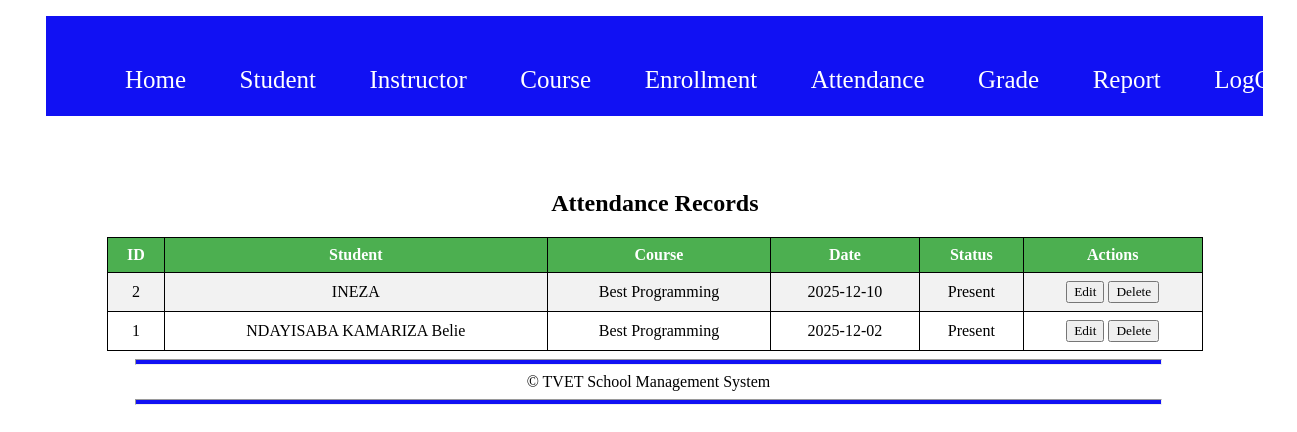
/VAttendance.php (signed in), run on the app's committed database.
### tables this page shows
CREATE TABLE `attendance` (
  `Attendance_Id` int(11) NOT NULL,
  `Student_Id` varchar(10) NOT NULL,
  `Course_Id` varchar(10) NOT NULL,
  `Session_Date` date NOT NULL,
  `Status` varchar(10) NOT NULL,
  `Timestamp` timestamp NOT NULL DEFAULT current_timestamp() ON UPDATE current_timestamp()
);

CREATE TABLE `student` (
  `Student_Id` varchar(10) NOT NULL,
  `Full_Name` varchar(200) NOT NULL,
  `Gender` varchar(15) NOT NULL,
  `Email` varchar(100) NOT NULL,
  `Phone` varchar(15) NOT NULL,
  `Enrollment_Date` date NOT NULL,
  `Status` varchar(15) NOT NULL
);

CREATE TABLE `course` (
  `Course_Id` varchar(10) NOT NULL,
  `Instructor_Id` varchar(10) NOT NULL,
  `Title` varchar(100) NOT NULL,
  `Description` varchar(300) NOT NULL,
  `Duration` int(11) NOT NULL,
  `Start_Date` date NOT NULL
);

### VAttendance.php (the view, shortened to what this page needs)
<?php
require 'db.php';
$message = "";
$result = false;
if (!isset($conn) || !$conn || $conn->connect_error) {
    $message = "Database connection failed: " . htmlspecialchars($conn->connect_error ?? 'Unknown error');
    error_log("DB Connect Error: " . ($conn->connect_error ?? 'Unknown'));
} else {
    $result = $conn->query("
        SELECT attendance.Attendance_Id, attendance.Student_Id, attendance.Course_Id, attendance.Session_Date, attendance.Status,
               student.Full_Name, course.Title
        FROM `attendance`
        JOIN `student` ON attendance.Student_Id = student.Student_Id
        JOIN `course` ON attendance.Course_Id = course.Course_Id
        ORDER BY Session_Date DESC
    ");
}
?>
<!DOCTYPE html>
<html>
<head>
    <link rel="stylesheet" href="style.css">
</head>
<body>
<div class="header">
    <div class="navbar">
        <ul>
            <li><a href="index.php">Home</a></li>
            <li><a href="#">Student</a>
            </li>
            <li><a href="#">Instructor</a>
            </li>
            <li><a href="#">Course</a>
            </li>
            <li><a href="#">Enrollment</a>
            </li>
            <li><a href="#">Attendance</a>
            </li>
            <li><a href="#">Grade</a>
            </li>
            <li><a href="#">Report</a>
            </li>
            <li><a href="logout.php">LogOut</a></li>
        </ul>
    </div>
</div>
<div class="content">
    <center><br><br><br>
        <h2>Attendance Records</h2>
        <?php if ($message != ""): ?>
            <p class="error"><?php echo $message;
            $successMsg = $_GET['success'] ?? '';
$errorMsg = $_GET['error'] ?? '';
if ($successMsg) echo "<p class='success'>$successMsg!</p>";
if ($errorMsg) echo "<p class='error'>$errorMsg</p>";
        ?></p>
        <?php elseif ($result && $result->num_rows > 0): ?>
            <table>
                <tr>
                    <th>ID</th>
                    <th>Student</th>
                    <th>Course</th>
                    <th>Date</th>
                    <th>Status</th>
                    <th>Actions</th>
                </tr>
                <?php while ($row = $result->fetch_assoc()): ?>
                    <tr>
                        <td><?php echo htmlspecialchars($row['Attendance_Id']); ?></td>
                        <td><?php echo htmlspecialchars($row['Full_Name']); ?></td>
                        <td><?php echo htmlspecialchars($row['Title']); ?></td>
                        <td><?php echo htmlspecialchars($row['Session_Date']); ?></td>
                        <td><?php echo htmlspecialchars($row['Status']); ?></td>
                        <td>
                            <a href="EditAttendance.php?id=<?php echo urlencode($row['Attendance_Id']); ?>"><button>Edit</button></a>
                            <a href="DeleteAttendance.php?id=<?php echo urlencode($row['Attendance_Id']); ?>" onclick="return confirm('Are you sure?');"><button>Delete</button></a>
                        </td>
                    </tr>
                <?php endwhile; ?>
            </table>
        <?php else: ?>
            <p style="color:red;">No attendance records found.</p>
        <?php endif; ?>
    </center>
</div>
<div class="footer">
    <hr>
    <center>&copy; TVET School Management System</center>
    <hr>
</div>
</body>
</html>

### style.css (style rules this page uses)
* { font-family: cursive; text-decoration: none; }
.header { width: 95%; margin-left: 3%; height: 100px; background-color: rgb(17, 17, 243); }
.navbar { width: 100%; }
.navbar ul { display: flex; list-style: none; }
.navbar ul li { margin-left: 2%; font-size: 25px; margin-top: 50px; }
.navbar ul li a { padding: 15px; color: white; }
.content { width: 95%; height: auto; margin-left: 3%; border-radius: 20px; }
table { border-collapse: collapse; }
.footer { width: 100%; height: 60px; }
.footer hr { background-color: rgb(17, 17, 243); height: 4px; width: 80%; display: fixed; }

### VAttendance.php (style rules this page uses)
table { width:90%; border-collapse:collapse; }
th, td { border:1px solid black; padding:8px; text-align:center; }
th { background:#4CAF50; color:white; }
tr:nth-child(even) { background:#f2f2f2; }

### data on the page
attendance: Attendance_Id "2", Student_Id.Full_Name "INEZA", Course_Id.Title "Best Programming", Session_Date "2025-12-10", Status "Present"
attendance: Attendance_Id "1", Student_Id.Full_Name "NDAYISABA KAMARIZA Belie", Course_Id.Title "Best Programming", Session_Date "2025-12-02", Status "Present"
